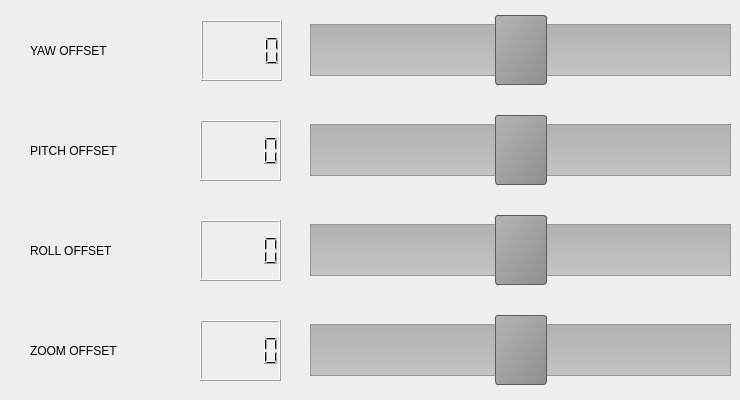
   <widget class="QWidget" name="tabOfset">
    <attribute name="title">
     <string>OFSET</string>
    </attribute>
    <widget class="QSlider" name="SliderYawOffset">
     <property name="geometry">
      <rect>
       <x>310</x>
       <y>10</y>
       <width>421</width>
       <height>81</height>
      </rect>
     </property>
     <property name="styleSheet">
      <string notr="true">QSlider::groove:horizontal {
    border: 1px solid #999999;
    height: 50px; /* the groove expands to the size of the slider by default. by giving it a height, it has a fixed size */
    background: qlineargradient(x1:0, y1:0, x2:0, y2:1, stop:0 #B1B1B1, stop:1 #c4c4c4);
    margin: 2px 0;
}

QSlider::handle:horizontal {
    background: qlineargradient(x1:0, y1:0, x2:1, y2:1, stop:0 #b4b4b4, stop:1 #8f8f8f);
    border: 1px solid #5c5c5c;
    width: 50px;
    margin: -10px 0 ; /* handle is placed by default on the contents rect of the groove. Expand outside the groove */
    border-radius: 3px;
}</string>
     </property>
     <property name="minimum">
      <number>-99</number>
     </property>
     <property name="maximum">
      <number>99</number>
     </property>
     <property name="singleStep">
      <number>1</number>
     </property>
     <property name="pageStep">
      <number>1</number>
     </property>
     <property name="value">
      <number>0</number>
     </property>
     <property name="orientation">
      <enum>Qt::Horizontal</enum>
     </property>
    </widget>
    <widget class="QLabel" name="label_19">
     <property name="geometry">
      <rect>
       <x>30</x>
       <y>320</y>
       <width>141</width>
       <height>61</height>
      </rect>
     </property>
     <property name="text">
      <string>ZOOM OFFSET</string>
     </property>
    </widget>
    <widget class="QLabel" name="label_20">
     <property name="geometry">
      <rect>
       <x>30</x>
       <y>220</y>
       <width>131</width>
       <height>61</height>
      </rect>
     </property>
     <property name="text">
      <string>ROLL OFFSET</string>
     </property>
    </widget>
    <widget class="QLCDNumber" name="lcdYawOffset">
     <property name="geometry">
      <rect>
       <x>201</x>
       <y>20</y>
       <width>81</width>
       <height>61</height>
      </rect>
     </property>
    </widget>
    <widget class="QLabel" name="label_18">
     <property name="geometry">
      <rect>
       <x>30</x>
       <y>20</y>
       <width>131</width>
       <height>61</height>
      </rect>
     </property>
     <property name="text">
      <string>YAW OFFSET</string>
     </property>
    </widget>
    <widget class="QLabel" name="label_17">
     <property name="geometry">
      <rect>
       <x>30</x>
       <y>120</y>
       <width>151</width>
       <height>61</height>
      </rect>
     </property>
     <property name="text">
      <string>PITCH OFFSET</string>
     </property>
    </widget>
    <widget class="QSlider" name="SliderRollOffset">
     <property name="geometry">
      <rect>
       <x>310</x>
       <y>210</y>
       <width>421</width>
       <height>81</height>
      </rect>
     </property>
     <property name="styleSheet">
      <string notr="true">QSlider::groove:horizontal {
    border: 1px solid #999999;
    height: 50px; /* the groove expands to the size of the slider by default. by giving it a height, it has a fixed size */
    background: qlineargradient(x1:0, y1:0, x2:0, y2:1, stop:0 #B1B1B1, stop:1 #c4c4c4);
    margin: 2px 0;
}

QSlider::handle:horizontal {
    background: qlineargradient(x1:0, y1:0, x2:1, y2:1, stop:0 #b4b4b4, stop:1 #8f8f8f);
    border: 1px solid #5c5c5c;
    width: 50px;
    margin: -10px 0 ; /* handle is placed by default on the contents rect of the groove. Expand outside the groove */
    border-radius: 3px;
}</string>
     </property>
     <property name="minimum">
      <number>-99</number>
     </property>
     <property name="maximum">
      <number>99</number>
     </property>
     <property name="pageStep">
      <number>1</number>
     </property>
     <property name="value">
      <number>0</number>
     </property>
     <property name="sliderPosition">
      <number>0</number>
     </property>
     <property name="tracking">
      <bool>false</bool>
     </property>
     <property name="orientation">
      <enum>Qt::Horizontal</enum>
     </property>
     <property name="invertedControls">
      <bool>false</bool>
     </property>
     <property name="tickPosition">
      <enum>QSlider::TicksBelow</enum>
     </property>
     <property name="tickInterval">
      <number>14</number>
     </property>
    </widget>
    <widget class="QLCDNumber" name="lcdZoomOffset">
     <property name="geometry">
      <rect>
       <x>200</x>
       <y>320</y>
       <width>81</width>
       <height>61</height>
      </rect>
     </property>
    </widget>
    <widget class="QLCDNumber" name="lcdRollOffset">
     <property name="geometry">
      <rect>
       <x>200</x>
       <y>220</y>
       <width>81</width>
       <height>61</height>
      </rect>
     </property>
    </widget>
    <widget class="QSlider" name="SliderZoomOffset">
     <property name="geometry">
      <rect>
       <x>310</x>
       <y>310</y>
       <width>421</width>
       <height>81</height>
      </rect>
     </property>
     <property name="styleSheet">
      <string notr="true">QSlider::groove:horizontal {
    border: 1px solid #999999;
    height: 50px; /* the groove expands to the size of the slider by default. by giving it a height, it has a fixed size */
    background: qlineargradient(x1:0, y1:0, x2:0, y2:1, stop:0 #B1B1B1, stop:1 #c4c4c4);
    margin: 2px 0;
}

QSlider::handle:horizontal {
    background: qlineargradient(x1:0, y1:0, x2:1, y2:1, stop:0 #b4b4b4, stop:1 #8f8f8f);
    border: 1px solid #5c5c5c;
    width: 50px;
    margin: -10px 0 ; /* handle is placed by default on the contents rect of the groove. Expand outside the groove */
    border-radius: 3px;
}</string>
     </property>
     <property name="minimum">
      <number>-99</number>
     </property>
     <property name="maximum">
      <number>99</number>
     </property>
     <property name="pageStep">
      <number>1</number>
     </property>
     <property name="value">
      <number>0</number>
     </property>
     <property name="orientation">
      <enum>Qt::Horizontal</enum>
     </property>
    </widget>
    <widget class="QLCDNumber" name="lcdPitchOffset">
     <property name="geometry">
      <rect>
       <x>200</x>
       <y>120</y>
       <width>81</width>
       <height>61</height>
      </rect>
     </property>
    </widget>
    <widget class="QSlider" name="SliderPitchOffset">
     <property name="geometry">
      <rect>
       <x>310</x>
       <y>110</y>
       <width>421</width>
       <height>81</height>
      </rect>
     </property>
     <property name="styleSheet">
      <string notr="true">QSlider::groove:horizontal {
    border: 1px solid #999999;
    height: 50px; /* the groove expands to the size of the slider by default. by giving it a height, it has a fixed size */
    background: qlineargradient(x1:0, y1:0, x2:0, y2:1, stop:0 #B1B1B1, stop:1 #c4c4c4);
    margin: 2px 0;
}

QSlider::handle:horizontal {
    background: qlineargradient(x1:0, y1:0, x2:1, y2:1, stop:0 #b4b4b4, stop:1 #8f8f8f);
    border: 1px solid #5c5c5c;
    width: 50px;
    margin: -10px 0 ; /* handle is placed by default on the contents rect of the groove. Expand outside the groove */
    border-radius: 3px;
}</string>
     </property>
     <property name="minimum">
      <number>-99</number>
     </property>
     <property name="maximum">
      <number>99</number>
     </property>
     <property name="pageStep">
      <number>1</number>
     </property>
     <property name="value">
      <number>0</number>
     </property>
     <property name="tracking">
      <bool>true</bool>
     </property>
     <property name="orientation">
      <enum>Qt::Horizontal</enum>
     </property>
    </widget>
   </widget>
